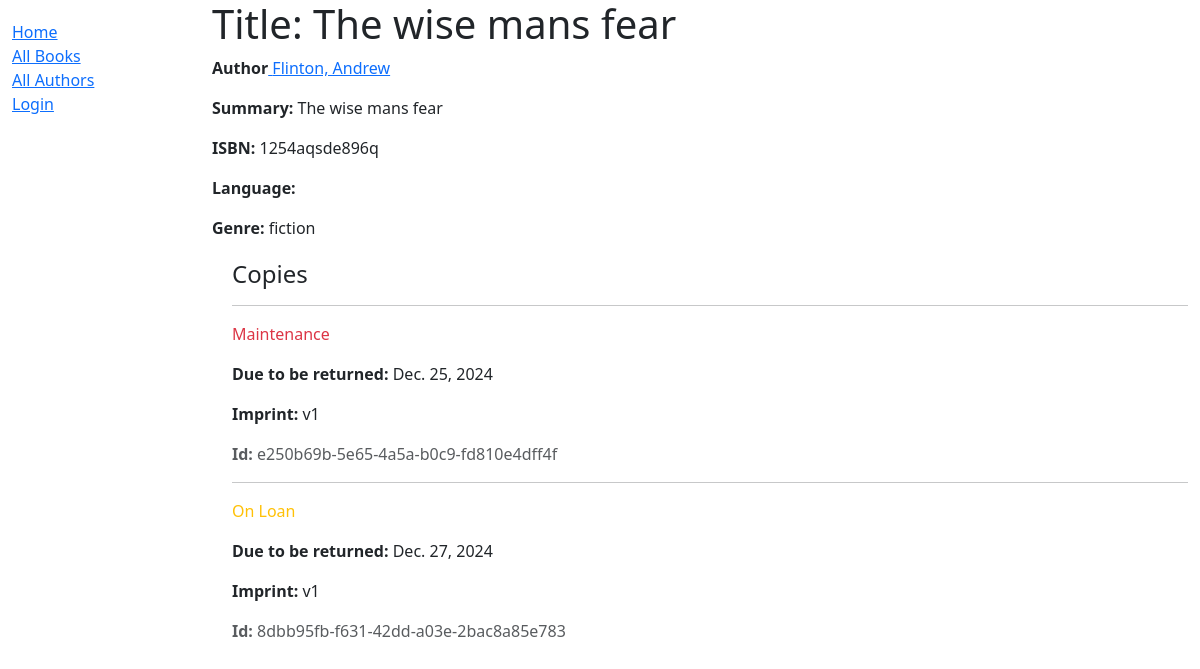
/catalog/books/1, run on the app's committed database.
### catalog/models.py (models this page shows, shortened)
class Book(models.Model):
    title = models.CharField(max_length=200)
    author= models.ForeignKey('Author',on_delete=models.RESTRICT,null=True, related_name='authorbooks')
    summary= models.TextField(max_length=2000,help_text="Enter a brief description of the book")
    isbn = models.CharField('ISBN',max_length=13, unique=True,help_text='13 Character <a href="https://www.isbn-international.org/content/what-isbn'
                                      '">ISBN number</a>')
    genre = models.ManyToManyField(Genre,help_text="Select a genre for this book" )
    def display_genre(self):
        return ', '.join(genre.name for genre in self.genre.all()[:3])
    display_genre.short_description = 'Genre'

class Author(models.Model):
    first_name = models.CharField(max_length=100)
    last_name =  models.CharField(max_length =100)
    date_of_birth = models.DateField(null=True,blank=True)
    date_of_death = models.DateField(null=True,blank=True)
    class Meta:
        ordering = ['last_name','first_name']
    def __str__(self):
        return f'{self.last_name}, {self.first_name}'

class Genre(models.Model):
    name = models.CharField(max_length=200,
    unique=True,
    help_text="Please enter the book genre")
    class Meta:
        constraints = [
            UniqueConstraint(Lower("name"),name="genre_case_insensitive_constraint",violation_error_message="Genre already exists(Case insensitive match)")
        ]
    def __str__(self):
        return self.name

class BookInstance(models.Model):
    id = models.UUIDField(primary_key=True, default=uuid.uuid4,  help_text="Unique ID for for this particular book across the whole library")
    book = models.ForeignKey(Book,on_delete=models.RESTRICT,null=True,related_name='instances')
    imprint = models.CharField(max_length=100)
    due_back = models.DateField(null=True, blank=True)
    LOAN_STATUS = (
        ('m','Maintenance'),
        ('o','On Loan'),
        ('a',"Available"),
        ('r','Reserved')
    )
    status = models.CharField(max_length=1,choices=LOAN_STATUS,blank=True,null=True,default='m')
    borrower = models.ForeignKey(User, on_delete=models.SET_NULL, null=True, blank=True)
    class Meta:
        ordering = ['due_back']
        permissions = [('can_mark_returned','Set book as returned')]

### catalog/views.py (the view)
# urls.py: path('books/<int:pk>',views.BookDetailView.as_view(),name='book-detail'),
class BookDetailView(DetailView):
    model = Book

### catalog/templates/catalog/book_detail.html (shortened to what this page needs)
{% extends 'base_generic.html' %}
{%block content %}
    <h1>Title: {{book.title}}</h1>
    <p><strong>Author</strong><a href=""> {{book.author}}</a></p>
    <p><strong>Summary:</strong> {{book.summary}}</p>
    <p><strong>ISBN:</strong> {{book.isbn}}</p>
    <p><strong>Language: </strong> {{book.Language}}</p>
    <p><strong>Genre: </strong>{{book.genre.all|join:" , " }}</p>
    <div style="margin-left:20px; margin-top:20px">
        <h4>Copies</h4>
        {% for copy in book.instances.all %}
            <hr>
            <p class="{% if copy.status == 'a' %} text-status {% elif copy.status == 'm' %} text-danger {% else %} text-warning {% endif %}">
                {{ copy.get_status_display }}
            </p>
            {% if copy.status != 'a' %}
                <p><strong>Due to be returned:</strong> {{copy.due_back}}</p>
            {% endif %}
            <p><strong>Imprint:</strong> {{copy.imprint}}</p>
            <p class="text-muted"><strong>Id:</strong> {{copy.id}}</p>
        {% endfor %}
    </div>
{% endblock %}
{% block sidebar%}
    {{ block.super }}
{% endblock %}

### catalog/templates/base_generic.html (shortened to what this page needs)
<!DOCTYPE html>
<html lang="en">
<head>
    <link rel="stylesheet" href="https://cdn.jsdelivr.net/npm/bootstrap@5.3.3/dist/css/bootstrap.min.css">
     {% load static %}
     <link rel="stylesheet" href="{% static 'css/styles.css' %}"/>
</head>
<body>
    <div class="container-fluid">
        <div class="row">
            <div class="col-sm-2">
                {% block sidebar %}
                    <ul class="sidebar-nav">
                        <li><a href="{% url 'index' %}">Home</a></li>
                        <li><a href="{% url 'books' %}">All Books</a></li>
                        <li><a href="{% url 'authors' %}">All Authors</a></li>
                        {% if user.is_authenticated %}
                        <li>
                            {% if user.is_staff %}
                                Staff: {% else %}
                            User: {% endif %} {{user.get_username}}
                        </li>
                        <li><a href="{% url 'my-borrowed' %}">My Borrowed</a></li>
                        <li>
                            <form action="{% url 'logout' %}" method="post"  id="'logout-form">
                                {% csrf_token %}
                                <button type="submit" class="btn btn-link">Logout</button>
                            </form>
                        </li>
                        <hr>
                        <ul class="sidebar-nav">
                              <li>Staff</li>
                              <li><a href="{% url 'all-borrowed' %}">All borrowed</a></li>
                            {% if perms.catalog.add_author %}
                                <li><a href="{% url 'author-create' %}">Create author</a></li>
                            {% endif %}
                            {% if perms.catalog.add_book %}
                                <li><a href="{% url 'book-create' %}">Create Book</a></li>
                            {% endif %}
                        </ul>
                        {% else %}
                        <li><a href="{% url 'login' %}?next={{request.path}}">Login</a></li>
                        {% endif %}
                    </ul>
                {% endblock %}
            </div>
            <div class="col-sm-10">
                {% block content %}{% endblock %}
            </div>
        </div>
    </div>
</body>
</html>

### catalog/static/css/styles.css (style rules this page uses)
.sidebar-nav { margin-top: 20px; padding: 0; list-style: none; }

### data on the page
Book: author "Flinton, Andrew", summary "The wise mans fear", isbn "1254aqsde896q", genre.all "fiction"
BookInstance: status "Maintenance", due_back "Dec. 25, 2024", imprint "v1", id "e250b69b-5e65-4a5a-b0c9-fd810e4dff4f"
BookInstance: status "On Loan", due_back "Dec. 27, 2024", imprint "v1", id "8dbb95fb-f631-42dd-a03e-2bac8a85e783"
